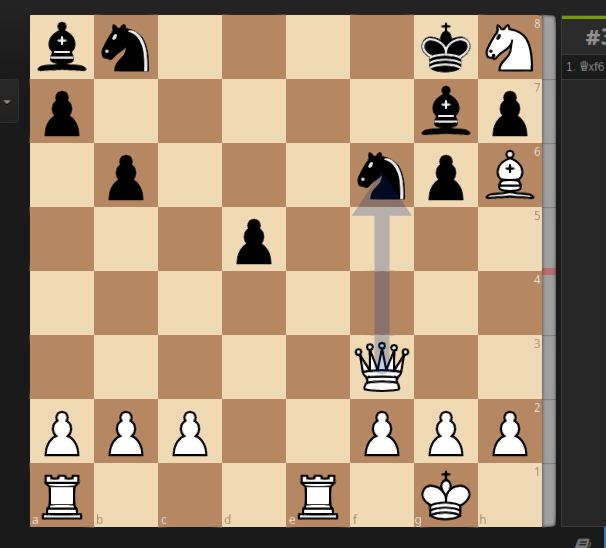
#> input picture example_input.png, 606 x 548 px
$ python tileset_generator.py . out   (older library calls are emulated)
#> lines starting #> are read from the running program, lines starting #| are printed output that depends on the picture; after the words box and inside, x2 and y2 are one past the last pixel; in counts of white or black regions, pixels touching at a corner belong together
### helper_image_loading.py
import numpy as np

# Imports for visualization
import PIL.Image
from io import BytesIO
try:
  # Python 3
  from urllib.request import urlopen, Request
  from urllib.parse import quote
except ImportError:
  # Python 2
  from urllib.request import urlopen, Request
  from urllib.parse import quote


# Imports for pulling metadata from imgur url
import requests
from bs4 import BeautifulSoup

# All images are returned as PIL images, not numpy arrays
def loadImageGrayscale(img_file):
  """Load image from file, convert to grayscale float32 numpy array"""
  img = PIL.Image.open(img_file)

  # Convert to grayscale and return
  return img.convert("L")

# [46 lines left out: functions loadImageFromURL, tryUpdateImgurURL, not called in this run]

def loadImageFromPath(img_path):
  """Load PIL image from image filepath, keep as color"""
  return PIL.Image.open(open(img_path,'rb'))


# [30 lines left out: functions resizeAsNeeded, getVisualizeLink, not called in this run]

### chessboard_finder.py
#!/usr/bin/env python3
# -*- coding: utf-8 -*-
# Pass in image of online chessboard screenshot, returns corners of chessboard
# usage: chessboard_finder.py [-h] urls [urls ...]

# Find orthorectified chessboard corners in image

# positional arguments:
#   urls        Input image urls

# optional arguments:
#   -h, --help  show this help message and exit


# sudo apt-get install libatlas-base-dev for numpy error, see https://github.com/Kitt-AI/snowboy/issues/262
import numpy as np
# sudo apt-get install libopenjp2-7 libtiff5
import PIL.Image
import argparse
from time import time
from helper_image_loading import *


def nonmax_suppress_1d(arr, winsize=5):
  """Return 1d array with only peaks, use neighborhood window of winsize px"""
  _arr = arr.copy()

  for i in range(_arr.size):
    if i == 0:
      left_neighborhood = 0
    else:
      left_neighborhood = arr[max(0,i-winsize):i]
    if i >= _arr.size-2:
      right_neighborhood = 0
    else:
      right_neighborhood = arr[i+1:min(arr.size-1,i+winsize)]

    if arr[i] < np.max(left_neighborhood) or arr[i] <= np.max(right_neighborhood):
      _arr[i] = 0
  return _arr

def findChessboardCorners(img_arr_gray, noise_threshold = 8000):
  # Load image grayscale as an numpy array
  # Return None on failure to find a chessboard
  #
  # noise_threshold: Ratio of standard deviation of hough values along an axis
  # versus the number of pixels, manually measured  bad trigger images
  # at < 5,000 and good  chessboards values at > 10,000

  # Get gradients, split into positive and inverted negative components
  gx, gy = np.gradient(img_arr_gray)
  gx_pos = gx.copy()
  gx_pos[gx_pos<0] = 0
  gx_neg = -gx.copy()
  gx_neg[gx_neg<0] = 0

  gy_pos = gy.copy()
  gy_pos[gy_pos<0] = 0
  gy_neg = -gy.copy()
  gy_neg[gy_neg<0] = 0

  # 1-D ampltitude of hough transform of gradients about X & Y axes
  num_px = img_arr_gray.shape[0] * img_arr_gray.shape[1]
  hough_gx = gx_pos.sum(axis=1) * gx_neg.sum(axis=1)
  hough_gy = gy_pos.sum(axis=0) * gy_neg.sum(axis=0)

  # Check that gradient peak signal is strong enough by
  # comparing normalized standard deviation to threshold
  if min(hough_gx.std() / hough_gx.size,
         hough_gy.std() / hough_gy.size) < noise_threshold:
    return None

  # Normalize and skeletonize to just local peaks
  hough_gx = nonmax_suppress_1d(hough_gx) / hough_gx.max()
  hough_gy = nonmax_suppress_1d(hough_gy) / hough_gy.max()

  # Arbitrary threshold of 20% of max
  hough_gx[hough_gx<0.2] = 0
  hough_gy[hough_gy<0.2] = 0

  # Now we have a set of potential vertical and horizontal lines that
  # may contain some noisy readings, try different subsets of them with
  # consistent spacing until we get a set of 7, choose strongest set of 7
  pot_lines_x = np.where(hough_gx)[0]
  pot_lines_y = np.where(hough_gy)[0]
  pot_lines_x_vals = hough_gx[pot_lines_x]
  pot_lines_y_vals = hough_gy[pot_lines_y]

  # Get all possible length 7+ sequences
  seqs_x = getAllSequences(pot_lines_x)
  seqs_y = getAllSequences(pot_lines_y)

  if len(seqs_x) == 0 or len(seqs_y) == 0:
    return None

  # Score sequences by the strength of their hough peaks
  seqs_x_vals = [pot_lines_x_vals[[v in seq for v in pot_lines_x]] for seq in seqs_x]
  seqs_y_vals = [pot_lines_y_vals[[v in seq for v in pot_lines_y]] for seq in seqs_y]

  # shorten sequences to up to 9 values based on score
  # X sequences
  for i in range(len(seqs_x)):
    seq = seqs_x[i]
    seq_val = seqs_x_vals[i]

    # if the length of sequence is more than 7 + edges = 9
    # strip weakest edges
    if len(seq) > 9:
      # while not inner 7 chess lines, strip weakest edges
      while len(seq) > 7:
        if seq_val[0] > seq_val[-1]:
          seq = seq[:-1]
          seq_val = seq_val[:-1]
        else:
          seq = seq[1:]
          seq_val = seq_val[1:]

    seqs_x[i] = seq
    seqs_x_vals[i] = seq_val

  # Y sequences
  for i in range(len(seqs_y)):
    seq = seqs_y[i]
    seq_val = seqs_y_vals[i]

    while len(seq) > 9:
      if seq_val[0] > seq_val[-1]:
        seq = seq[:-1]
        seq_val = seq_val[:-1]
      else:
        seq = seq[1:]
        seq_val = seq_val[1:]

    seqs_y[i] = seq
    seqs_y_vals[i] = seq_val

  # Now that we only have length 7-9 sequences, score and choose the best one
  scores_x = np.array([np.mean(v) for v in seqs_x_vals])
  scores_y = np.array([np.mean(v) for v in seqs_y_vals])

  # Keep first sequence with the largest step size
  # scores_x = np.array([np.median(np.diff(s)) for s in seqs_x])
  # scores_y = np.array([np.median(np.diff(s)) for s in seqs_y])

  #TODO(elucidation): Choose heuristic score between step size and hough response

  best_seq_x = seqs_x[scores_x.argmax()]
  best_seq_y = seqs_y[scores_y.argmax()]
  # print(best_seq_x, best_seq_y)

  # Now if we have sequences greater than length 7, (up to 9),
  # that means we have up to 9 possible combinations of sets of 7 sequences
  # We try all of them and see which has the best checkerboard response
  sub_seqs_x = [best_seq_x[k:k+7] for k in range(len(best_seq_x) - 7 + 1)]
  sub_seqs_y = [best_seq_y[k:k+7] for k in range(len(best_seq_y) - 7 + 1)]

  dx = np.median(np.diff(best_seq_x))
  dy = np.median(np.diff(best_seq_y))
  corners = np.zeros(4, dtype=int)

  # Add 1 buffer to include the outer tiles, since sequences are only using
  # inner chessboard lines
  corners[0] = int(best_seq_y[0]-dy)
  corners[1] = int(best_seq_x[0]-dx)
  corners[2] = int(best_seq_y[-1]+dy)
  corners[3] = int(best_seq_x[-1]+dx)

  # Generate crop image with on full sequence, which may be wider than a normal
  # chessboard by an extra 2 tiles, we'll iterate over all combinations
  # (up to 9) and choose the one that correlates best with a chessboard
  gray_img_crop = PIL.Image.fromarray(img_arr_gray).crop(corners)

  # Build a kernel image of an idea chessboard to correlate against
  k = 8 # Arbitrarily chose 8x8 pixel tiles for correlation image
  quad = np.ones([k,k])
  kernel = np.vstack([np.hstack([quad,-quad]), np.hstack([-quad,quad])])
  kernel = np.tile(kernel,(4,4)) # Becomes an 8x8 alternating grid (chessboard)
  kernel = kernel/np.linalg.norm(kernel) # normalize
  # 8*8 = 64x64 pixel ideal chessboard

  k = 0
  n = max(len(sub_seqs_x), len(sub_seqs_y))
  final_corners = None
  best_score = None

  # Iterate over all possible combinations of sub sequences and keep the corners
  # with the best correlation response to the ideal 64x64px chessboard
  for i in range(len(sub_seqs_x)):
    for j in range(len(sub_seqs_y)):
      k = k + 1

      # [y, x, y, x]
      sub_corners = np.array([
        sub_seqs_y[j][0]-corners[0]-dy, sub_seqs_x[i][0]-corners[1]-dx,
        sub_seqs_y[j][-1]-corners[0]+dy, sub_seqs_x[i][-1]-corners[1]+dx],
        dtype=np.int)

      # Generate crop candidate, nearest pixel is fine for correlation check
      sub_img = gray_img_crop.crop(sub_corners).resize((64,64))

      # Perform correlation score, keep running best corners as our final output
      # Use absolute since it's possible board is rotated 90 deg
      score = np.abs(np.sum(kernel * sub_img))
      if best_score is None or score > best_score:
        best_score = score
        final_corners = sub_corners + [corners[0], corners[1], corners[0], corners[1]]

  return final_corners

def getAllSequences(seq, min_seq_len=7, err_px=5):
  """Given sequence of increasing numbers, get all sequences with common
  spacing (within err_px) that contain at least min_seq_len values"""

  # Sanity check that there are enough values to satisfy
  if len(seq) < min_seq_len:
    return []

  # For every value, take the next value and see how many times we can step
  # that falls on another value within err_px points
  seqs = []
  for i in range(len(seq)-1):
    for j in range(i+1, len(seq)):
      # Check that seq[i], seq[j] not already in previous sequences
      duplicate = False
      for prev_seq in seqs:
        for k in range(len(prev_seq)-1):
          if seq[i] == prev_seq[k] and seq[j] == prev_seq[k+1]:
            duplicate = True
      if duplicate:
        continue
      d = seq[j] - seq[i]

      # Ignore two points that are within error bounds of each other
      if d < err_px:
        continue

      s = [seq[i], seq[j]]
      n = s[-1] + d
      while np.abs((seq-n)).min() < err_px:
        n = seq[np.abs((seq-n)).argmin()]
        s.append(n)
        n = s[-1] + d

      if len(s) >= min_seq_len:
        s = np.array(s)
        seqs.append(s)
  return seqs

# [37 lines left out: function getChessTilesColor, not called in this run]

def getChessBoardGray(img, corners):
  # img is a grayscale image
  # corners = (x0, y0, x1, y1) for top-left corner to bot-right corner of board
  height, width = img.shape

  # corners could be outside image bounds, pad image as needed
  padl_x = max(0, -corners[0])
  padl_y = max(0, -corners[1])
  padr_x = max(0, corners[2] - width)
  padr_y = max(0, corners[3] - height)

  img_padded = np.pad(img, ((padl_y,padr_y),(padl_x,padr_x)), mode='edge')

  chessboard_img = img_padded[
    (padl_y + corners[1]):(padl_y + corners[3]),
    (padl_x + corners[0]):(padl_x + corners[2])]

  # 256x256 px image, 32x32px individual tiles
  # Normalized
  chessboard_img_resized = np.asarray( \
        PIL.Image.fromarray(chessboard_img) \
        .resize([256,256], PIL.Image.BILINEAR), dtype=np.uint8) / 255.0
  return chessboard_img_resized

def getChessTilesGray(img, corners):
  chessboard_img_resized = getChessBoardGray(img, corners)
  return getTiles(chessboard_img_resized)


def getTiles(processed_gray_img):
  # Given 256x256 px normalized grayscale image of a chessboard (32x32px per tile)
  # NOTE (values must be in range 0-1)
  # Return a 32x32x64 tile array
  #
  # stack deep 64 tiles
  # so, first slab is tile A1, then A2 etc.
  tiles = np.zeros([32,32,64], dtype=np.float32) # grayscale
  # Assume A1 is bottom left of image, need to reverse rank since images start
  # with origin in top left
  for rank in range(8): # rows (numbers)
    for file in range(8): # columns (letters)
      tiles[:,:,(rank*8+file)] = \
        processed_gray_img[(7-rank)*32:((7-rank)+1)*32,file*32:(file+1)*32]

  return tiles

# [75 lines left out: functions findGrayscaleTilesInImage, main, not called in this run]

# [17 lines that do not run on import are left out]

### tileset_generator.py
#!/usr/bin/env python3
#
# usage: tileset_generator.py [-h] input_folder output_folder

# Generate tile images for alll chessboard images in input folder

# positional arguments:
#   input_folder   Input image folder
#   output_folder  Output tile folder

# optional arguments:
#   -h, --help     show this help message and exit

# Pass an input folder and output folder
# Builds tile images for each chessboard image in input folder and puts
# in the output folder
# Used for building training datasets
from chessboard_finder import *
import os
import glob

def saveTiles(tiles, img_save_dir, img_file):
  letters = 'ABCDEFGH'
  if not os.path.exists(img_save_dir):
    os.makedirs(img_save_dir)

  for i in range(64):
    sqr_filename = "%s/%s_%s%d.png" % (img_save_dir, img_file, letters[i%8], i/8+1)

    # Make resized 32x32 image from matrix and save
    if tiles.shape != (32,32,64):
      PIL.Image.fromarray(tiles[:,:,i]) \
          .resize([32,32], PIL.Image.ADAPTIVE) \
          .save(sqr_filename)
    else:
      # Possibly saving floats 0-1 needs to change fromarray settings
      PIL.Image.fromarray((tiles[:,:,i]*255).astype(np.uint8)) \
          .save(sqr_filename)

def generateTileset(input_chessboard_folder, output_tile_folder):
  # Create output folder as needed
#> called with input_chessboard_folder = '.', output_tile_folder = 'out'
  if not os.path.exists(output_tile_folder):
    os.makedirs(output_tile_folder)

  # Get all image files of type png/jpg/gif
  img_files = set(glob.glob("%s/*.png" % input_chessboard_folder))\
    .union(set(glob.glob("%s/*.jpg" % input_chessboard_folder)))\
    .union(set(glob.glob("%s/*.gif" % input_chessboard_folder)))

  num_success = 0
  num_failed = 0
  num_skipped = 0

  for i, img_path in enumerate(img_files):
    print(("#% 3d/%d : %s" % (i+1, len(img_files), img_path)))
    # Strip to just filename
    img_file = img_path[len(input_chessboard_folder):-4]

    # Create output save directory or skip this image if it exists
    img_save_dir = "%s/tiles_%s" % (output_tile_folder, img_file)

    if os.path.exists(img_save_dir):
      print("\tSkipping existing")
      num_skipped += 1
      continue

    # Load image
    print("---")
    print(("Loading %s..." % img_path))
    img_arr = np.array(loadImageGrayscale(img_path), dtype=np.float32)
#> in loadImageGrayscale, img is the input picture: PIL image 606x548 RGB; mean R, G, B 166.6, 142.8, 117.1
#> in loadImageGrayscale, `return img.convert("L")`:
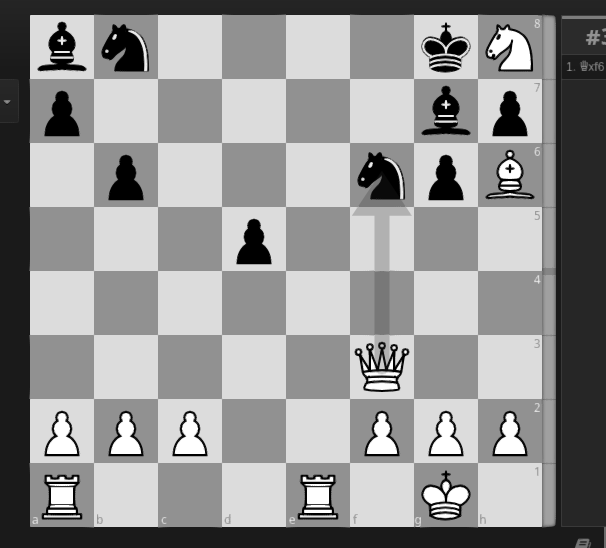
#> returned value: PIL image 606x548 L; min 0, max 255, mean 147

    # Get tiles
    print(("\tGenerating tiles for %s..." % img_file))
    corners = findChessboardCorners(img_arr)
#> in findChessboardCorners, `gx, gy = np.gradient(img_arr_gray)`:
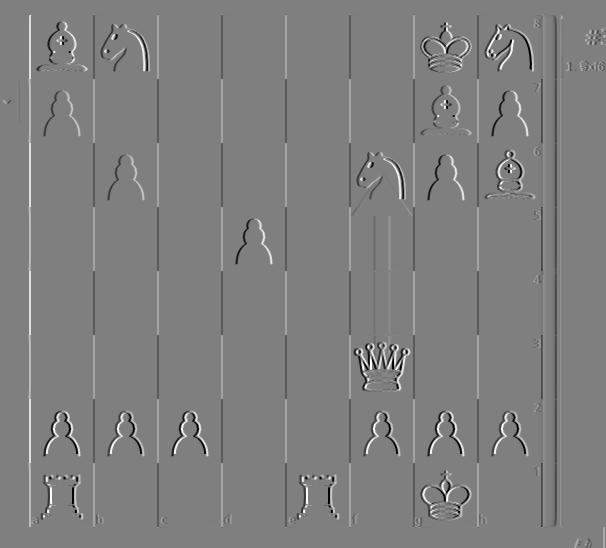
#> gy: shape (548, 606) float32; min -127.5, max 127.5, mean 0; drawn with min black and max white
#> in findChessboardCorners, `gx_pos[gx_pos<0] = 0`:
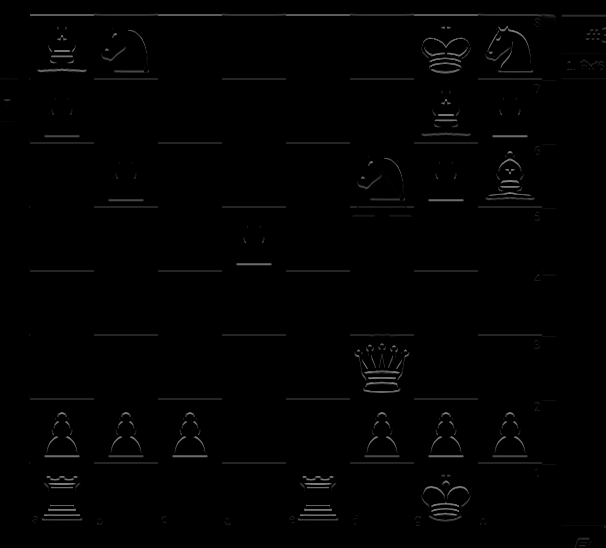
#> gx_pos: shape (548, 606) float32; min 0, max 127.5, mean 2
#> in findChessboardCorners, `gx_neg[gx_neg<0] = 0`: gx_neg: shape (548, 606) float32; min 0, max 127.5, mean 2.1
#> in findChessboardCorners, `gy_pos[gy_pos<0] = 0`:
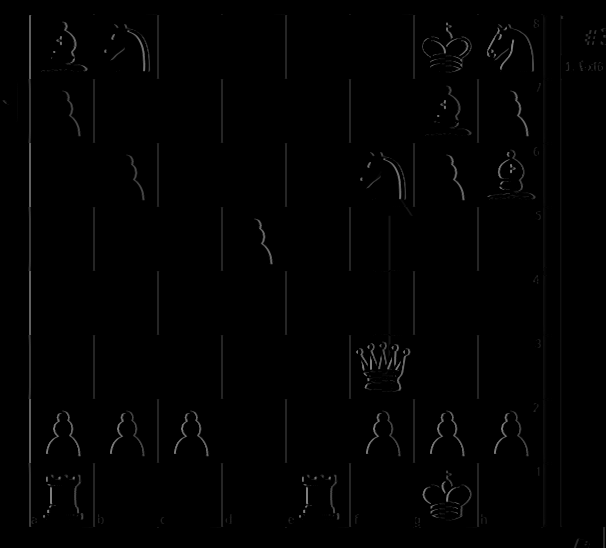
#> gy_pos: shape (548, 606) float32; 5.49% of pixels changed, all inside (x1, y1, x2, y2) = (2, 14, 606, 548)
#> in findChessboardCorners, `gy_neg[gy_neg<0] = 0`:
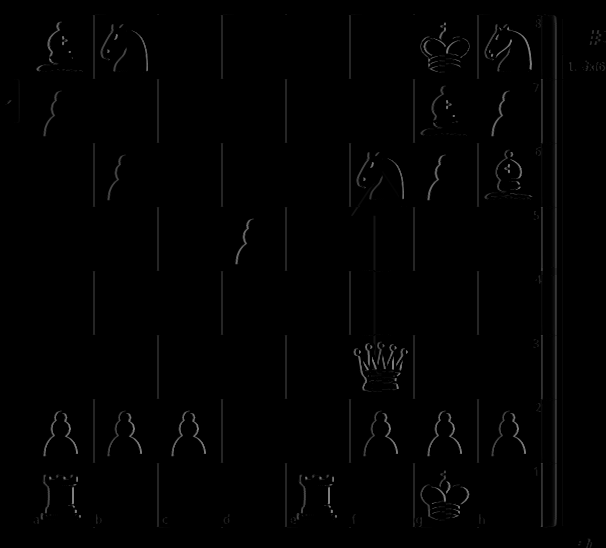
#> gy_neg: shape (548, 606) float32; min 0, max 127.5, mean 1.9
#> in findChessboardCorners, `hough_gx = gx_pos.sum(axis=1) * gx_neg.sum(axis=1)`: hough_gx = 548 values, max 101904568 at index 78, min 0 at index 0, mean 3209265.5
#> in findChessboardCorners, `hough_gy = gy_pos.sum(axis=0) * gy_neg.sum(axis=0)`: hough_gy = 606 values, max 91814720 at index 93, min 0 at index 0, mean 2902722
#> the loop in nonmax_suppress_1d, `for i in range(_arr.size):` made 548 passes
#> (left_neighborhood, right_neighborhood) on passes 2, 10, 11, 12, 13, 14, 15, 16, 17, 18: ([0], [0, 0, 0, 0]), ([0, 0, 0, 0, 0], [0, 0, 0, 217369.5]), ([0, 0, 0, 0, 0], [0, 0, 217369.5, 694350]), ([0, 0, 0, 0, 0], [0, 217369.5, 694350, 0]), ([0, 0, 0, 0, 0], [217369.5, 694350, 0, 0]), ([0, 0, 0, 0, 0], [694350, 0, 0, 847.5]), ([0, 0, 0, 0, 217369.5], [0, 0, 847.5, 316689.8]), ([0, 0, 0, 217369.5, 694350], [0, 847.5, 316689.8, 227187.5]), ([0, 0, 217369.5, 694350, 0], [847.5, 316689.8, 227187.5, 5940]), ([0, 217369.5, 694350, 0, 0], [316689.8, 227187.5, 5940, 24055])
#> in findChessboardCorners, `hough_gx = nonmax_suppress_1d(hough_gx) / hough_gx.max()`: hough_gx = 548 values, max 1 at index 78, min 0 at index 0, mean 0.0136
#> the loop in nonmax_suppress_1d (call 2), `for i in range(_arr.size):` made 606 passes
#> (left_neighborhood, right_neighborhood) on passes 2 to 13: ([0], [12, 35.5, 54.75, 1013.2]), ([0, 0], [35.5, 54.75, 1013.2, 479.8]), ([0, 0, 12], [54.75, 1013.2, 479.8, 356]), ([0, 0, 12, 35.5], [1013.2, 479.8, 356, 975]), ([0, 0, 12, 35.5, 54.75], [479.8, 356, 975, 165]), ([0, 12, 35.5, 54.75, 1013.2], [356, 975, 165, 74.5]), ([12, 35.5, 54.75, 1013.2, 479.8], [975, 165, 74.5, 25.5]), ([35.5, 54.75, 1013.2, 479.8, 356], [165, 74.5, 25.5, 0]), ([54.75, 1013.2, 479.8, 356, 975], [74.5, 25.5, 0, 0]), ([1013.2, 479.8, 356, 975, 165], [25.5, 0, 0, 0]), ([479.8, 356, 975, 165, 74.5], [0, 0, 0, 0]), ([356, 975, 165, 74.5, 25.5], [0, 0, 0, 13.5])
#> left_neighborhood on passes 18, 23, 24, 25, 26, 27: [0, 0, 0, 0, 13.5], [2376, 0, 0, 0, 0], [0, 0, 0, 0, 0], [0, 0, 0, 0, 0], [0, 0, 0, 0, 0], [0, 0, 0, 0, 0]
#> in findChessboardCorners, `hough_gy = nonmax_suppress_1d(hough_gy) / hough_gy.max()`: hough_gy = 606 values, max 1 at index 94, min 0 at index 0, mean 0.0129
#> in findChessboardCorners, `pot_lines_x = np.where(hough_gx)[0]`: pot_lines_x = [78, 142, 206, 270, 334, 398, 462]
#> in findChessboardCorners, `pot_lines_y = np.where(hough_gy)[0]`: pot_lines_y = [94, 158, 222, 286, 350, 413, 478]
#> in findChessboardCorners, `pot_lines_x_vals = hough_gx[pot_lines_x]`: pot_lines_x_vals = [1, 0.916, 0.871, 0.878, 0.891, 0.916, 0.917]
#> in findChessboardCorners, `pot_lines_y_vals = hough_gy[pot_lines_y]`: pot_lines_y_vals = [1, 1, 1, 1, 1, 0.996, 1]
#> the loop in getAllSequences, `for i in range(len(seq)-1):` made 6 passes
#> after the loop in getAllSequences, `for i in range(len(seq)-1):`: seqs = [[78, 142, 206, 270, 334, 398, 462]]
#> the loop in getAllSequences (call 2), `for i in range(len(seq)-1):` made 6 passes
#> in findChessboardCorners, `seqs_y = getAllSequences(pot_lines_y)`: seqs_y = [[94, 158, 222, 286, 350, 413, 478]]
#> in findChessboardCorners, `seqs_x_vals = [pot_lines_x_vals[[v in seq for v in pot_lines_x]] for s..`: seqs_x_vals = [[1, 0.916, 0.871, 0.878, 0.891, 0.916, 0.917]]
#> in findChessboardCorners, `seqs_y_vals = [pot_lines_y_vals[[v in seq for v in pot_lines_y]] for s..`: seqs_y_vals = [[1, 1, 1, 1, 1, 0.996, 1]]
#> the loop in findChessboardCorners, `for i in range(len(seqs_x)):` made 1 pass
#> the loop in findChessboardCorners, `for i in range(len(seqs_y)):` made 1 pass
#> in findChessboardCorners, `scores_x = np.array([np.mean(v) for v in seqs_x_vals])`: scores_x = [0.913]
#> in findChessboardCorners, `scores_y = np.array([np.mean(v) for v in seqs_y_vals])`: scores_y = [0.999]
#> in findChessboardCorners, `best_seq_x = seqs_x[scores_x.argmax()]`: best_seq_x = [78, 142, 206, 270, 334, 398, 462]
#> in findChessboardCorners, `best_seq_y = seqs_y[scores_y.argmax()]`: best_seq_y = [94, 158, 222, 286, 350, 413, 478]
#> in findChessboardCorners, `sub_seqs_x = [best_seq_x[k:k+7] for k in range(len(best_seq_x) - 7 + 1)]`: sub_seqs_x = [[78, 142, 206, 270, 334, 398, 462]]
#> in findChessboardCorners, `sub_seqs_y = [best_seq_y[k:k+7] for k in range(len(best_seq_y) - 7 + 1)]`: sub_seqs_y = [[94, 158, 222, 286, 350, 413, 478]]
#> in findChessboardCorners, `dx = np.median(np.diff(best_seq_x))`: dx = 64
#> in findChessboardCorners, `gray_img_crop = PIL.Image.fromarray(img_arr_gray).crop(corners)`:
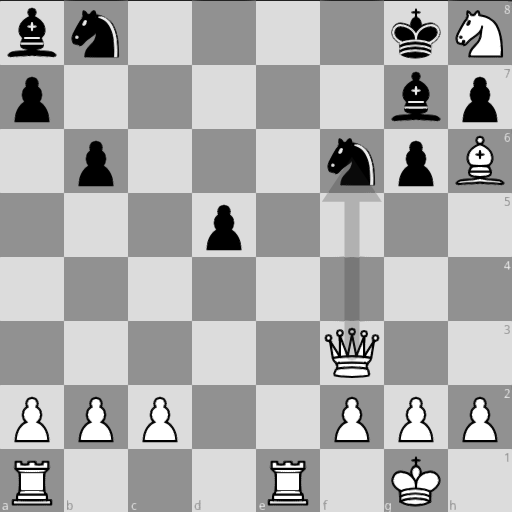
#> gray_img_crop: PIL image 512x512 F; min 0, max 255, mean 174
#> in findChessboardCorners, `n = max(len(sub_seqs_x), len(sub_seqs_y))`: n = 1
#> the loop in findChessboardCorners, `for i in range(len(sub_seqs_x)):` made 1 pass
#> after the loop in findChessboardCorners, `for i in range(len(sub_seqs_x)):`: best_score = 2055.2; final_corners = [30, 14, 542, 526]; k = 1
#> corners = [30, 14, 542, 526]
    tiles = getChessTilesGray(img_arr, corners)
#> in getChessBoardGray, `padl_x = max(0, -corners[0])`: padl_x = 0

    # Save tiles
    if len(tiles) > 0:
      print(("\tSaving tiles %s" % img_file))
      saveTiles(tiles, img_save_dir, img_file)
#> the loop in saveTiles, `for i in range(64):` made 64 passes
#> pass 2, in saveTiles, `PIL.Image.fromarray((tiles[:,:,i]*255).astype(np.uint8)) \ .save(sqr_f..`:
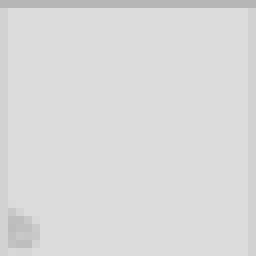
#> saved as example_input_B1.png: PIL image 32x32 L (shown 8 times larger); min 182, max 220, mean 217.8
      num_success += 1
    else:
      print("\tNo Match, skipping")
      num_failed += 1

  print(("\t%d/%d generated, %d failures, %d skipped." % (num_success,
    len(img_files) - num_skipped, num_failed, num_skipped)))

if __name__ == '__main__':
  np.set_printoptions(suppress=True, precision=2)
  parser = argparse.ArgumentParser(description='Generate tile images for alll chessboard images in input folder')
  parser.add_argument('input_folder', metavar='input_folder', type=str,
                      help='Input image folder')
  parser.add_argument('output_folder', metavar='output_folder', type=str,
                      help='Output tile folder')
  args = parser.parse_args()
  generateTileset(args.input_folder, args.output_folder)
